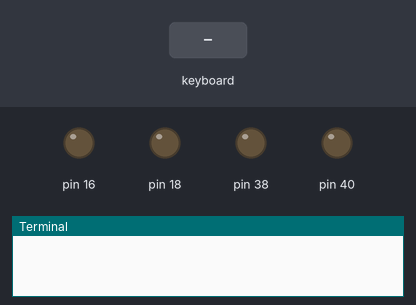
Bench run of a program on a simulated Raspberry Pi (header pin numbers). On the bench: output pins drawn as LEDs (lit = HIGH), the last lines printed to the terminal. The inputs (shaded band) are chosen by the test bench. The pygame window is not drawn.

Above: at 1.2 s.
1.3 s: key up typed on the keyboard
At 1.39 s:
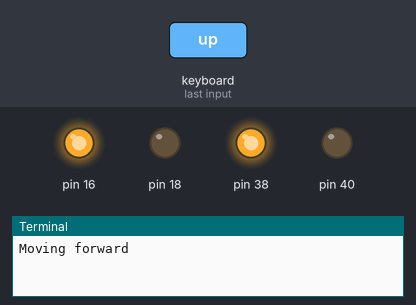
2.9 s: key down typed on the keyboard
At 2.99 s:
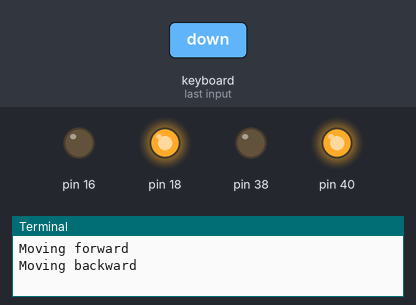
4.5 s: key right typed on the keyboard
At 4.59 s:
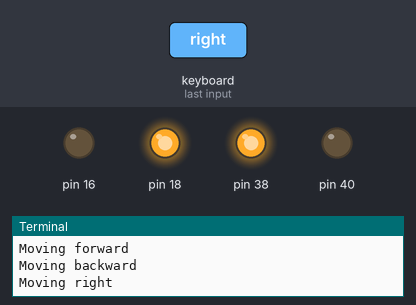
6.1 s: key left typed on the keyboard
At 6.19 s:
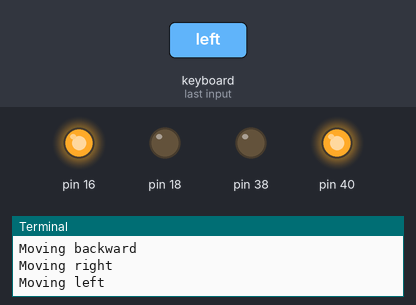
Timing chart, 0 to 8.7 s (numbered marks = the images above; inputs shaded):
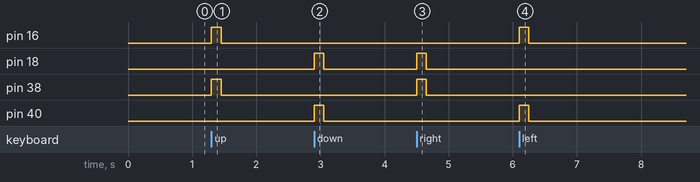

Measured:
- after the input at 1.3 s, pin 16, pin 38: LOW → HIGH at once, → LOW 0.15 s later
- after the input at 2.9 s, pin 18, pin 40: LOW → HIGH at once, → LOW 0.15 s later
- after the input at 4.5 s, pin 18, pin 38: LOW → HIGH at once, → LOW 0.15 s later
- after the input at 6.1 s, pin 16, pin 40: LOW → HIGH at once, → LOW 0.15 s later

The program:

main.py
```python
# Import modules
from robot import Robot
from time import sleep
import sys
import pygame

# Set variables
robot = Robot(16,18,38,40)
speed = 100

# Initialize pygame
screen_width = 500
screen_height = 500
pygame.init()
pygame.display.set_mode([screen_width, screen_height])

while True:
    for event in pygame.event.get():
	if event.type == pygame.KEYDOWN:
	    if event.key == pygame.K_UP:
		print("Moving forward")
		robot.forward(speed)
	    if event.key == pygame.K_DOWN:
		print("Moving backward")
		robot.backward(speed)
	    if event.key == pygame.K_RIGHT:
		print("Moving right")
		robot.right(speed)
	    if event.key == pygame.K_LEFT:
		print("Moving left")
		robot.left(speed)

	if event.type == pygame.KEYUP:
	    if event.key == pygame.K_UP or event.key == pygame.K_DOWN or \
	       event.key == pygame.K_RIGHT or event.key == pygame.K_LEFT:
		robot.stop()
	if event.type == pygame.QUIT:
	    robot.cleanup()
	    sys.exit()
```

robot.py
```python
import RPi.GPIO as GPIO
from time import sleep

class Robot:
    def __init__(self, Motor1A, Motor1B, Motor2A, Motor2B):

        #Initialize instance variables
        self.Motor1A = Motor1A
        self.Motor1B = Motor1B
        self.Motor2A = Motor2A
        self.Motor2B = Motor2B

        #Set GPIO to use board pin numbers
        GPIO.setmode(GPIO.BOARD)

        #Turn GPIO warnings OFF
        GPIO.setwarnings(False)

        #Setup pins as outputs
        GPIO.setup(Motor1A, GPIO.OUT)
        GPIO.setup(Motor1B, GPIO.OUT)
        GPIO.setup(Motor2A, GPIO.OUT)
        GPIO.setup(Motor2B, GPIO.OUT)

	# Setup PWM output
	self.M1A = GPIO.PWM(Motor1A, 60)
	self.M1A.start(0)

	self.M1B = GPIO.PWM(Motor1B, 60)
	self.M1B.start(0)

	self.M2A = GPIO.PWM(Motor2A, 60)
	self.M2A.start(0)

	self.M2B = GPIO.PWM(Motor2B, 60)
	self.M2B.start(0)


    def forward(self, speed=100):
        self.M1A.ChangeDutyCycle(speed)
        GPIO.output(self.Motor1B, GPIO.LOW)

        self.M2A.ChangeDutyCycle(speed)
        GPIO.output(self.Motor2B, GPIO.LOW)

    def backward(self, speed=100):
        GPIO.output(self.Motor1A, GPIO.LOW)
        self.M1B.ChangeDutyCycle(speed)

        GPIO.output(self.Motor2A, GPIO.LOW)
        self.M2B.ChangeDutyCycle(speed)

    def left(self, speed=100):
        self.M1A.ChangeDutyCycle(speed)
        GPIO.output(self.Motor1B, GPIO.LOW)

        GPIO.output(self.Motor2A, GPIO.LOW)
        self.M2B.ChangeDutyCycle(speed)

    def right(self, speed=100):
        GPIO.output(self.Motor1A, GPIO.LOW)
        self.M1B.ChangeDutyCycle(speed)

	self.M2A.ChangeDutyCycle(speed)
        GPIO.output(self.Motor2B, GPIO.LOW)

    def stop(self):
        self.M1A.ChangeDutyCycle(0)
	self.M1B.ChangeDutyCycle(0)

	self.M2A.ChangeDutyCycle(0)
	self.M2B.ChangeDutyCycle(0)

    def cleanup(self):
        self.M1A.stop()
	self.M2A.stop()
	GPIO.cleanup()
```
